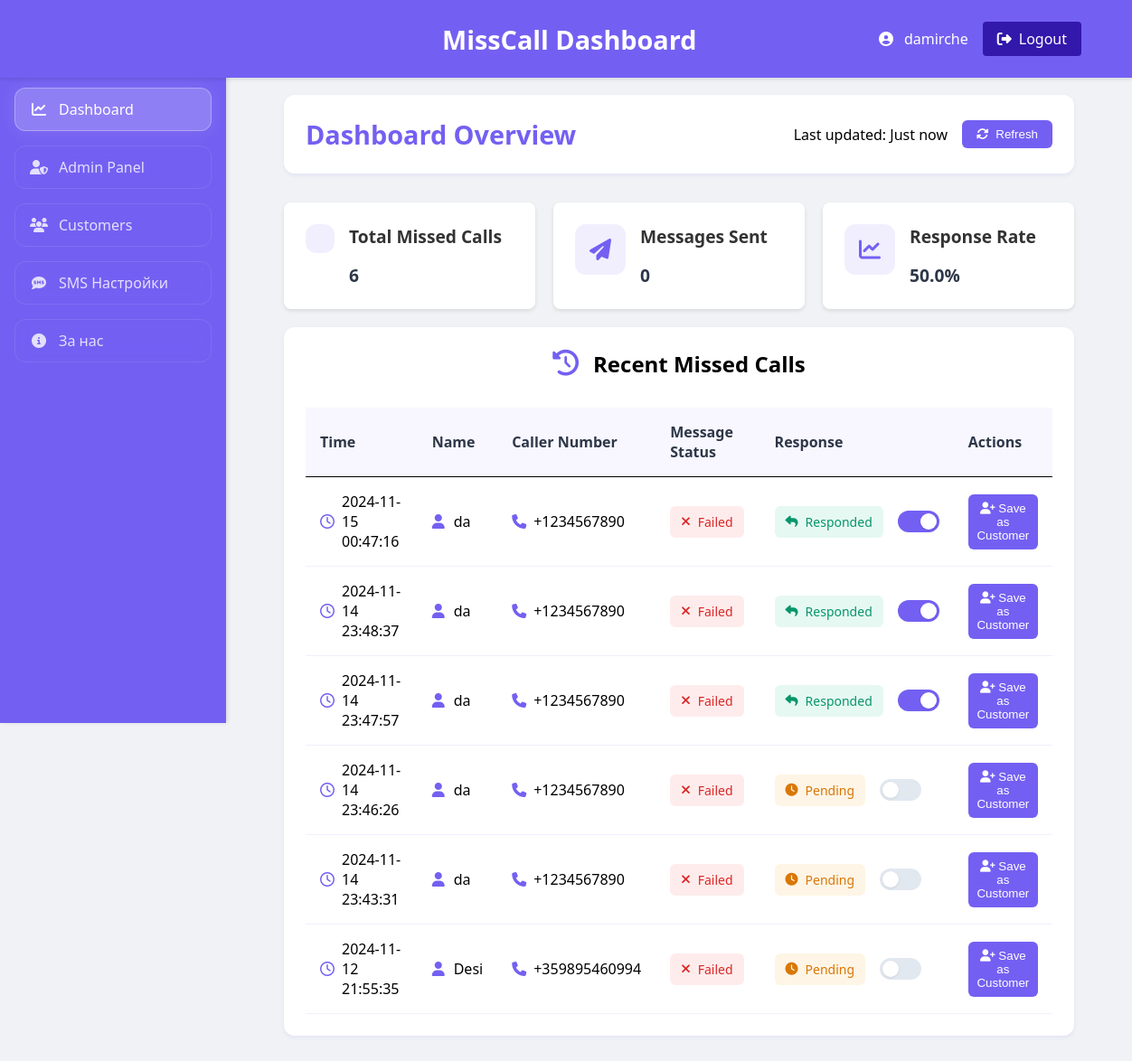
The page /dashboard (signed in) on the database its author committed.
### app.py (models this page shows, shortened)
class User(UserMixin, db.Model):
    id = db.Column(db.Integer, primary_key=True)
    username = db.Column(db.String(50), unique=True, nullable=False)
    password = db.Column(db.String(256), nullable=False)
    phone_number = db.Column(db.String(15), nullable=False)
    is_admin = db.Column(db.Boolean, default=False)
    missed_calls = db.relationship('MissedCall', backref='user', lazy=True)
    sms_enabled = db.Column(db.Boolean, default=True)
    sms_template = db.Column(db.Text, default='Здравейте, пропуснах обаждането ви. Ще се свържа с вас при първа възможност.')
    working_hours_start = db.Column(db.String(5), default='09:00')
    working_hours_end = db.Column(db.String(5), default='18:00')
    working_days = db.Column(db.String(100), default='Monday,Tuesday,Wednesday,Thursday,Friday')
    off_hours_message = db.Column(db.Text, default='Здравейте, в момента сме извън работно време. Ще се свържем с вас през работния ден.')
    vacation_mode = db.Column(db.Boolean, default=False)
    vacation_message = db.Column(db.Text, default='Здравейте, в момента съм в отпуск. Ще се свържа с вас след завръщането си.')
    last_login = db.Column(db.DateTime)
    is_online = db.Column(db.Boolean, default=False)
    last_seen = db.Column(db.DateTime(timezone=True))

class Customer(db.Model):
    id = db.Column(db.Integer, primary_key=True)
    user_id = db.Column(db.Integer, db.ForeignKey('user.id'), nullable=False)
    phone_number = db.Column(db.String(15), nullable=False)
    name = db.Column(db.String(100))
    location = db.Column(db.String(200))
    last_job = db.Column(db.String(500))
    status = db.Column(db.String(50))
    notes = db.Column(db.Text)
    created_at = db.Column(db.DateTime(timezone=True), default=lambda: datetime.now(UTC))
    last_updated = db.Column(db.DateTime(timezone=True),
                           default=lambda: datetime.now(UTC),
                           onupdate=lambda: datetime.now(UTC))

class MissedCall(db.Model):
    id = db.Column(db.Integer, primary_key=True)
    user_id = db.Column(db.Integer, db.ForeignKey('user.id'), nullable=False)
    call_time = db.Column(db.DateTime(timezone=True), default=lambda: datetime.now(UTC), nullable=False)
    caller_number = db.Column(db.String(15), nullable=False)
    responded = db.Column(db.Boolean, default=False)
    message_sent = db.Column(db.String(160))

### app.py (the view)
@app.route('/dashboard')
@login_required
def dashboard():
    if not current_user.is_authenticated:
        return redirect(url_for('login'))
    try:
        missed_calls = db.session.query(
            MissedCall,
            Customer
        ).outerjoin(
            Customer,
            db.and_(
                MissedCall.caller_number == Customer.phone_number,
                Customer.user_id == current_user.id
            )
        ).filter(
            MissedCall.user_id == current_user.id
        ).order_by(
            MissedCall.call_time.desc()
        ).all()
        formatted_calls = []
        for call, customer in missed_calls:
            call_dict = {
                'id': call.id,
                'call_time': call.call_time,
                'caller_number': call.caller_number,
                'message_sent': call.message_sent,
                'responded': call.responded,
                'is_saved_customer': customer is not None,
                'customer_name': customer.name if customer else None
            }
            formatted_calls.append(call_dict)
        return render_template('dashboard.html', missed_calls=formatted_calls)
    except Exception as e:
        app.logger.error(f"Dashboard error: {str(e)}")
        return render_template('errors/500.html'), 500

### app.py (called while the page is built)
@login_manager.user_loader
def load_user(user_id):
    return db.session.get(User, int(user_id))

@app.before_request
def before_request():
    if current_user.is_authenticated:
        try:
            current_time = datetime.now(UTC)
            if current_user.last_seen is None:
                current_user.last_seen = current_time
                db.session.commit()
                return
            if current_user.last_seen.tzinfo is None:
                current_user.last_seen = pytz.UTC.localize(current_user.last_seen)
            time_difference = (current_time - current_user.last_seen).total_seconds()
            current_user.last_seen = current_time
            db.session.commit()
            if time_difference > 300:
                logout_user()
                return redirect(url_for('login'))
        except Exception as e:
            app.logger.error(f"Error in before_request: {str(e)}")
            pass

### templates/dashboard.html (shortened to what this page needs)
{% extends "base.html" %}
{% block content %}
<div class="admin-container">
    <div class="dashboard-header">
        <h1>Dashboard Overview</h1>
        <div class="header-actions">
            <span class="last-updated">Last updated: <time id="update-time">Just now</time></span>
            <button onclick="location.reload()" class="refresh-btn">
                <i class="fas fa-sync-alt"></i> Refresh
            </button>
        </div>
    </div>
    <div class="stats-grid">
        <div class="stat-card">
            <div class="stat-icon">
            </div>
            <div class="stat-details">
                <h3>Total Missed Calls</h3>
                <div class="stat-numbers">
                    <div class="stat-item">
                        <span class="stat-value">{{ missed_calls|length }}</span>
                    </div>
                </div>
            </div>
        </div>
        <div class="stat-card">
            <div class="stat-icon">
                <i class="fas fa-paper-plane"></i>
            </div>
            <div class="stat-details">
                <h3>Messages Sent</h3>
                <div class="stat-numbers">
                    <div class="stat-item">
                        <span class="stat-value">{{ missed_calls|selectattr('message_sent')|list|length }}</span>
                    </div>
                </div>
            </div>
        </div>
        <div class="stat-card">
            <div class="stat-icon">
                <i class="fas fa-chart-line"></i>
            </div>
            <div class="stat-details">
                <h3>Response Rate</h3>
                <div class="stat-numbers">
                    <div class="stat-item">
                        <span class="stat-value">
                            {% set response_rate = (missed_calls|selectattr('responded')|list|length / missed_calls|length * 100)|round(1) if missed_calls|length > 0 else 0 %}
                            {{ response_rate }}%
                        </span>
                    </div>
                </div>
            </div>
        </div>
    </div>
    <div class="admin-section">
        <div class="section-header">
            <h2><i class="fas fa-history"></i> Recent Missed Calls</h2>
        </div>
        <div class="table-container">
            <table class="admin-table">
                <thead>
                    <tr>
                        <th>Time</th>
                        <th>Name</th>
                        <th>Caller Number</th>
                        <th>Message Status</th>
                        <th>Response</th>
                        <th>Actions</th>
                    </tr>
                </thead>
                <tbody>
                    {% for call in missed_calls %}
                    <tr>
                        <td>
                            <div class="cell-with-icon">
                                <i class="far fa-clock"></i>
                                {{ call.call_time.strftime('%Y-%m-%d %H:%M:%S') }}
                            </div>
                        </td>
                        <td>
                            <div class="cell-with-icon">
                                <i class="fas fa-user"></i>
                                {{ call.customer_name if call.customer_name else 'Unknown' }}
                            </div>
                        </td>
                        <td>
                            <div class="cell-with-icon">
                                <i class="fas fa-phone"></i>
                                {{ call.caller_number }}
                            </div>
                        </td>
                        <td>
                            <span class="status-badge {% if call.message_sent %}success{% else %}error{% endif %}">
                                <i class="fas {% if call.message_sent %}fa-check{% else %}fa-times{% endif %}"></i>
                                {{ 'Sent' if call.message_sent else 'Failed' }}
                            </span>
                        </td>
                        <td>
                            <div class="response-cell">
                                <span class="status-badge {% if call.responded %}success{% else %}pending{% endif %}"
                                      id="status-{{ call.id }}">
                                    <i class="fas {% if call.responded %}fa-reply{% else %}fa-clock{% endif %}"></i>
                                    {{ 'Responded' if call.responded else 'Pending' }}
                                </span>
                                <label class="toggle-switch">
                                    <span class="toggle-slider"></span>
                                </label>
                            </div>
                        </td>
                        <td>
                            <button onclick="saveAsCustomer('{{ call.caller_number }}')"
                                    class="action-btn primary">
                                <i class="fas fa-user-plus"></i>
                                Save as Customer
                            </button>
                        </td>
                    </tr>
                    {% endfor %}
                </tbody>
            </table>
        </div>
    </div>
</div>
{% endblock %}

### templates/base.html (shortened to what this page needs)
<!DOCTYPE html>
<html lang="en">
<head>
    <link rel="stylesheet" href="https://cdnjs.cloudflare.com/ajax/libs/font-awesome/6.4.0/css/all.min.css">
    <link rel="stylesheet" href="{{ url_for('static', filename='css/style.css') }}">
</head>
<body class="{% if current_user.is_authenticated %}authenticated{% endif %}">
    {% if current_user.is_authenticated %}
    <div class="sidebar">
        <div class="sidebar-content">
            <a href="{{ url_for('dashboard') }}" class="sidebar-item {% if request.endpoint == 'dashboard' %}active{% endif %}">
                <i class="fas fa-chart-line"></i>
                Dashboard
            </a>
            {% if current_user.is_admin %}
            <a href="{{ url_for('admin_dashboard') }}" class="sidebar-item {% if request.endpoint == 'admin_dashboard' %}active{% endif %}">
                <i class="fas fa-user-shield"></i>
                Admin Panel
            </a>
            {% endif %}
            <a href="{{ url_for('customers') }}" class="sidebar-item {% if request.endpoint == 'customers' %}active{% endif %}">
                <i class="fas fa-users"></i>
                Customers
            </a>
            <a href="{{ url_for('sms_settings') }}" class="sidebar-item {% if request.endpoint == 'sms_settings' %}active{% endif %}">
                <i class="fas fa-sms"></i>
                SMS Настройки
            </a>
            <a href="{{ url_for('about') }}" class="sidebar-item {% if request.endpoint == 'about' %}active{% endif %}">
                <i class="fas fa-info-circle"></i>
                За нас
            </a>
        </div>
    </div>
    <div class="main-content">
        <nav class="navbar">
            <div class="navbar-container">
                <div class="navbar-brand">
                    {% block header_title %}MissCall Dashboard{% endblock %}
                </div>
                <div class="user-profile">
                    <div class="user-info">
                        <i class="fas fa-user-circle"></i>
                        <span>{{ current_user.username }}</span>
                    </div>
                    <a href="{{ url_for('logout') }}" class="logout-btn">
                        <i class="fas fa-sign-out-alt"></i> Logout
                    </a>
                </div>
            </div>
        </nav>
        {% block content %}{% endblock %}
    </div>
    {% else %}
    {% block auth_content %}{% endblock %}
    {% endif %}
</body>
</html>

### rows shown on the page
User: username "damirche"
Customer: call_time "2024-11-15 00:47:16", name "da", caller_number "+1234567890", message_sent "Failed", responded "Responded", name "da" "da" "da" "da"
MissedCall: call_time "2024-11-14 23:48:37", caller_number "+1234567890"
MissedCall: call_time "2024-11-14 23:47:57", caller_number "+1234567890"
MissedCall: call_time "2024-11-14 23:46:26", caller_number "+1234567890"
MissedCall: call_time "2024-11-14 23:43:31", caller_number "+1234567890"
Customer: call_time "2024-11-12 21:55:35", name "Desi", caller_number "+359895460994", message_sent "Failed", responded "Pending"

### other values the page prints
{{ missed_calls|length }} "6"
{{ missed_calls|selectattr('message_sent')|list|length }} "0"
{{ response_rate }} "50.0"
{{ 'Sent' if call.message_sent else 'Failed' }} "Failed" "Failed" "Failed" "Failed"
{{ 'Responded' if call.responded else 'Pending' }} "Responded" "Responded" "Pending" "Pending"
